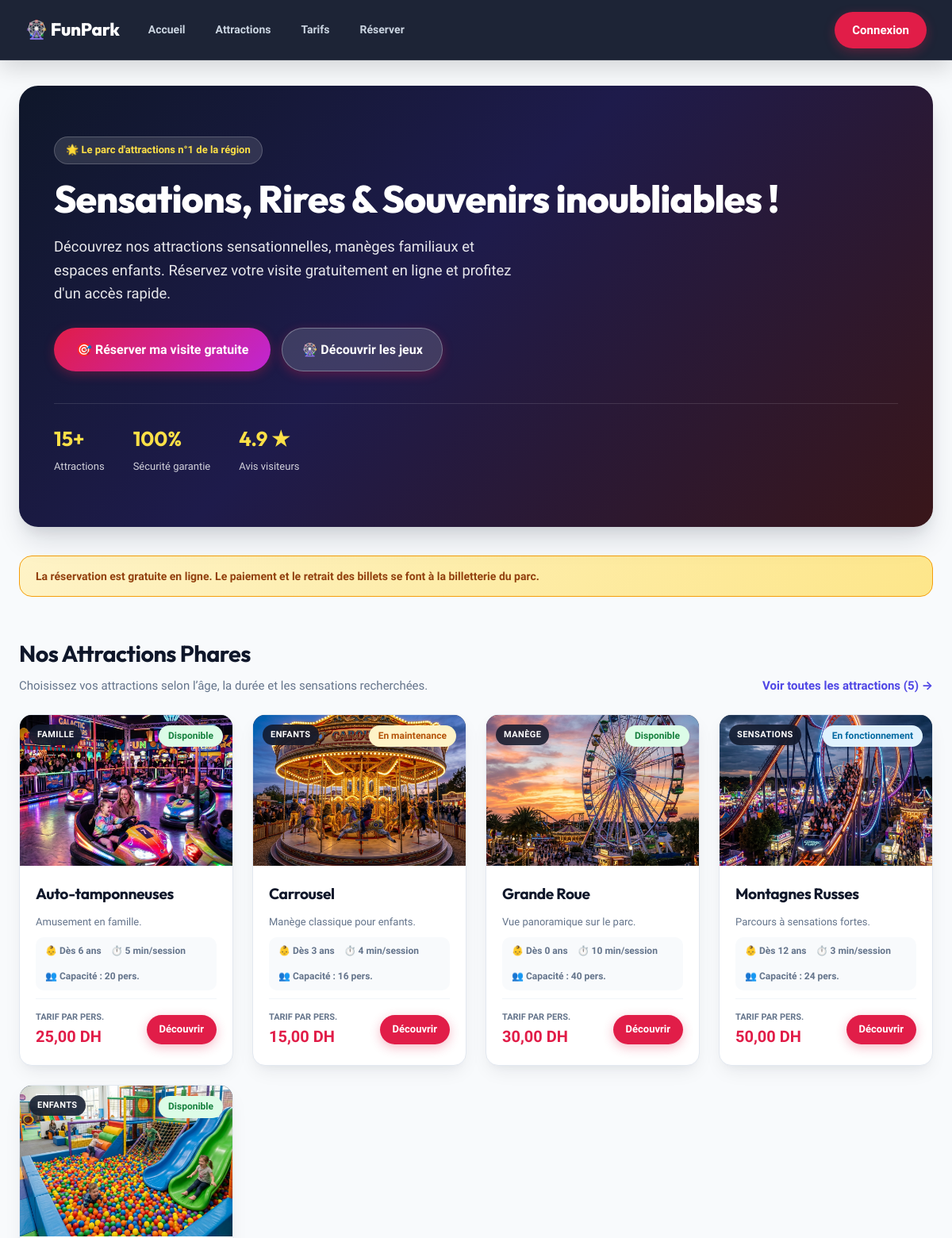
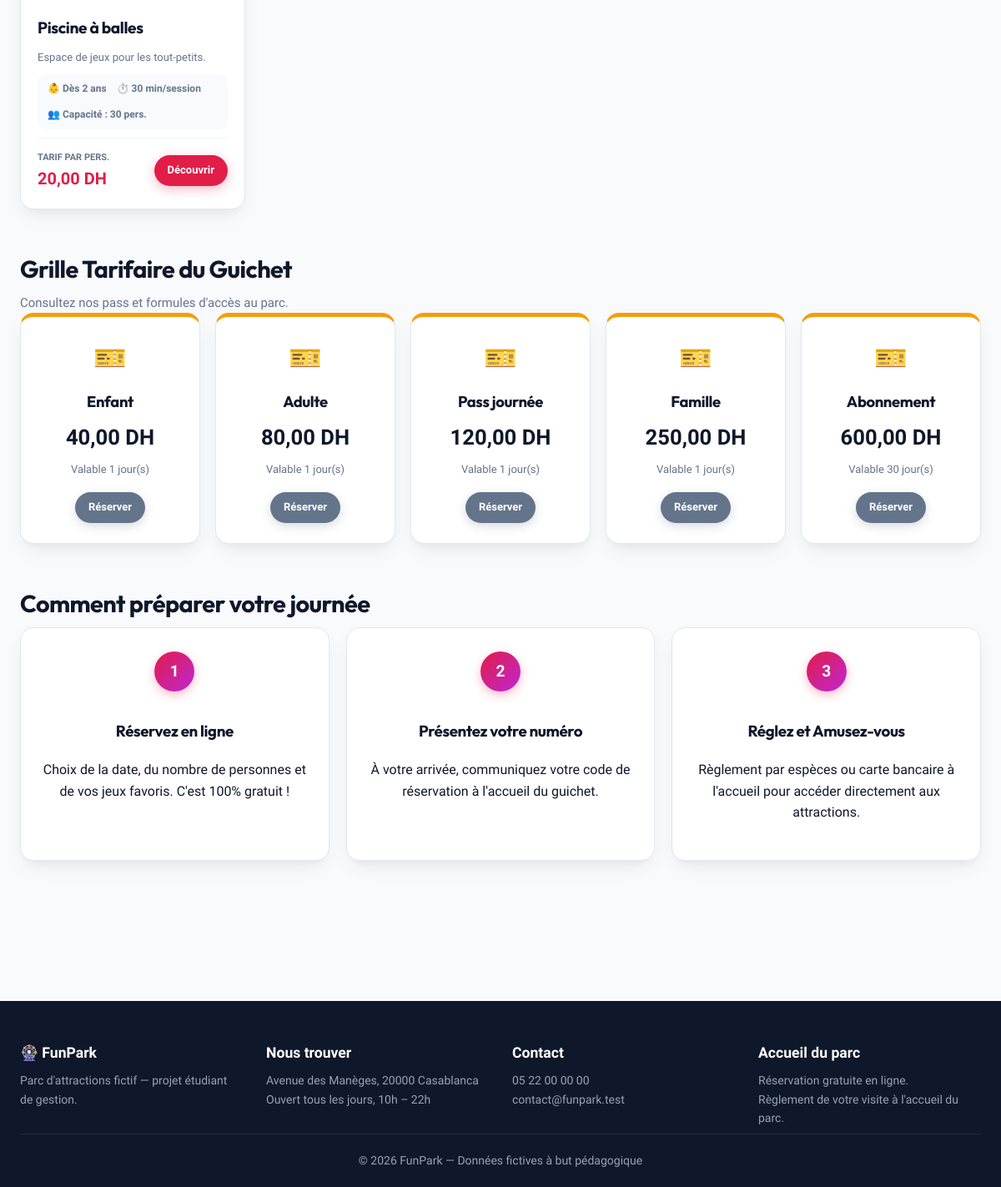
The page / on the database its author committed (2 pictures, top to bottom).
### tables this page shows
CREATE TABLE jeu (
  id_jeu INT AUTO_INCREMENT PRIMARY KEY,
  nom VARCHAR(80) NOT NULL,
  description TEXT,
  categorie VARCHAR(50) NOT NULL,
  age_minimum INT NOT NULL DEFAULT 0,
  capacite INT NOT NULL,
  duree_session INT NOT NULL,
  tarif DECIMAL(8,2) NOT NULL,
  etat ENUM('disponible','en_fonctionnement','en_maintenance','hors_service','ferme_temporairement') NOT NULL DEFAULT 'disponible',
  date_mise_service DATE,
  actif TINYINT(1) NOT NULL DEFAULT 1,
  id_responsable INT NULL,
  FOREIGN KEY (id_responsable) REFERENCES responsable(id_responsable)
);

CREATE TABLE type_billet (
  id_type_billet INT AUTO_INCREMENT PRIMARY KEY,
  nom VARCHAR(50) NOT NULL,
  tarif DECIMAL(8,2) NOT NULL,
  duree_validite INT NOT NULL DEFAULT 1    
);

### controllers/AccueilController.php (called while the page is built)
<?php
class AccueilController {
    private $pdo;
    public function __construct($pdo) { $this->pdo = $pdo; }
    public function actionIndex() {
        vue('accueil/index', [
            'jeux' => (new Jeu($this->pdo))->tous(
                ['q' => '', 'etat' => '', 'categorie' => '', 'id_responsable' => ''],
                '',
                null
            ),
            'types' => (new Billet($this->pdo))->types(),
        ], 'public');
    }
}

### index.php (called while the page is built, shortened)
<?php
require RACINE . '/config/helpers.php';
$action = $_GET['action'] ?? 'index';
try {
    $controleur = new $nomClasse(getPDO());
    $methode = 'action' . ucfirst($action);
    $controleur->$methode();
} catch (PDOException $e) {
    die("Erreur de base de données : " . e($e->getMessage()));
}

### models/Jeu.php (called while the page is built, shortened)
<?php
class Jeu {
    private $pdo;
    public function __construct($pdo) { $this->pdo = $pdo; }
    public function tous($f, $role, $idResponsable) {
        $sql = "SELECT j.*, r.nom AS resp_nom, r.prenom AS resp_prenom
                FROM jeu j LEFT JOIN responsable r ON r.id_responsable = j.id_responsable WHERE 1=1";
        $p = [];
        if ($role === 'responsable')     { $sql .= " AND j.id_responsable = ?"; $p[] = $idResponsable; }
        elseif ($role !== 'admin')       { $sql .= " AND j.actif = 1"; }
        $sql .= " ORDER BY j.nom";
        $req = $this->pdo->prepare($sql);
        $req->execute($p);
        return $req->fetchAll();
    }
}

### models/Billet.php (called while the page is built, shortened)
<?php
class Billet {
    private $pdo;
    public function __construct($pdo) { $this->pdo = $pdo; }
    public function types() {
        return $this->pdo->query("SELECT * FROM type_billet ORDER BY tarif")->fetchAll();
    }
}

### views/accueil/index.php (the view, shortened to what this page needs)
<section class="hero">
    <div class="hero-badge">🌟 Le parc d'attractions n°1 de la région</div>
    <h1>Sensations, Rires & Souvenirs inoubliables !</h1>
    <p>Découvrez nos attractions sensationnelles, manèges familiaux et espaces enfants. Réservez votre visite gratuitement en ligne et profitez d'un accès rapide.</p>
    <div class="hero-actions">
        <a class="btn btn-hero" href="<?= e(url('reservations', 'creer')) ?>">🎯 Réserver ma visite gratuite</a>
        <a class="btn btn-hero-alt" href="#nos-jeux">🎡 Découvrir les jeux</a>
    </div>
    <div class="hero-stats">
        <div class="hero-stat"><strong>15+</strong><span>Attractions</span></div>
        <div class="hero-stat"><strong>100%</strong><span>Sécurité garantie</span></div>
        <div class="hero-stat"><strong>4.9 ★</strong><span>Avis visiteurs</span></div>
    </div>
</section>
<?php bandeauBilletterie(); ?>
<section class="section" id="nos-jeux">
    <div class="section-header">
        <div>
            <h2 class="section-titre">Nos Attractions Phares</h2>
            <p class="section-sous">Choisissez vos attractions selon l’âge, la durée et les sensations recherchées.</p>
        </div>
        <a class="lien-tout" href="<?= e(url('jeux')) ?>">Voir toutes les attractions (<?= count($jeux) ?>) →</a>
    </div>
    <div class="grille-jeux">
        <?php foreach ($jeux as $j): ?>
        <article class="carte-jeu">
            <div class="carte-image-wrapper">
                <img src="<?= e(imageJeu($j)) ?>" alt="<?= e($j['nom']) ?>" class="carte-jeu-img" loading="lazy">
                <span class="badge-categorie"><?= e($j['categorie']) ?></span>
                <div class="badge-etat-overlay"><?= badge($j['etat']) ?></div>
            </div>
            <div class="carte-jeu-corps">
                <h3><a href="<?= e(url('jeux', 'detail', ['id' => $j['id_jeu']])) ?>"><?= e($j['nom']) ?></a></h3>
                <p class="desc-courte"><?= e($j['description']) ?></p>
                <div class="caracteristiques">
                    <span>👶 Dès <?= (int)$j['age_minimum'] ?> ans</span>
                    <span>⏱️ <?= (int)$j['duree_session'] ?> min/session</span>
                    <span>👥 Capacité : <?= (int)$j['capacite'] ?> pers.</span>
                </div>
                <div class="carte-jeu-pied">
                    <div class="prix-bloc">
                        <span class="prix-libelle">Tarif par pers.</span>
                        <strong class="prix"><?= montant($j['tarif']) ?></strong>
                    </div>
                    <a class="btn btn-sm" href="<?= e(url('jeux', 'detail', ['id' => $j['id_jeu']])) ?>">Découvrir</a>
                </div>
            </div>
        </article>
        <?php endforeach; ?>
    </div>
</section>
<section class="section" id="tarifs">
    <h2 class="section-titre">Grille Tarifaire du Guichet</h2>
    <p class="section-sous">Consultez nos pass et formules d'accès au parc.</p>
    <div class="grille-tarifs">
        <?php foreach ($types as $t): ?>
        <article class="carte-tarif">
            <div class="tarif-icon">🎫</div>
            <h3><?= e($t['nom']) ?></h3>
            <strong class="tarif-montant"><?= montant($t['tarif']) ?></strong>
            <span class="tarif-validite">Valable <?= (int)$t['duree_validite'] ?> jour(s)</span>
            <a class="btn btn-sm gris" href="<?= e(url('reservations', 'creer')) ?>">Réserver</a>
        </article>
        <?php endforeach; ?>
    </div>
</section>
<section class="section">
    <h2 class="section-titre">Comment préparer votre journée</h2>
    <div class="etapes">
        <article class="etape">
            <div class="num">1</div>
            <h3>Réservez en ligne</h3>
            <p>Choix de la date, du nombre de personnes et de vos jeux favoris. C'est 100% gratuit !</p>
        </article>
        <article class="etape">
            <div class="num">2</div>
            <h3>Présentez votre numéro</h3>
            <p>À votre arrivée, communiquez votre code de réservation à l'accueil du guichet.</p>
        </article>
        <article class="etape">
            <div class="num">3</div>
            <h3>Réglez et Amusez-vous</h3>
            <p>Règlement par espèces ou carte bancaire à l'accueil pour accéder directement aux attractions.</p>
        </article>
    </div>
</section>

### views/layout/header.php (shortened to what this page needs)
<!DOCTYPE html>
<html lang="fr">
<head>
    <link rel="stylesheet" href="public/css/style.css">
</head>
<body class="mode-<?= e($modeAffichage ?? 'public') ?>">

### views/layout/navbar.php (shortened to what this page needs)
<?php
$role = roleActuel();
$modeAffichage = $modeAffichage ?? (estPersonnel() ? 'admin' : 'public');
?>
<?php if ($modeAffichage === 'admin'): ?>
<aside class="sidebar" id="sidebar">
    <a class="logo" href="<?= e(url('accueil')) ?>">🎡 FunPark</a>
    <nav>
        <?php if ($role === 'admin'): ?>
            <a href="<?= e(url('dashboard')) ?>">📊 Tableau de bord</a>
            <a href="<?= e(url('jeux')) ?>">🎢 Jeux & Attractions</a>
            <a href="<?= e(url('responsables')) ?>">👔 Responsables</a>
            <a href="<?= e(url('clients')) ?>">👥 Clients</a>
            <a href="<?= e(url('billets', 'types')) ?>">🏷️ Tarifs</a>
            <a href="<?= e(url('reservations')) ?>">📅 Réservations</a>
            <a href="<?= e(url('depenses')) ?>">💰 Dépenses</a>
            <a href="<?= e(url('maintenance')) ?>">🛠️ Maintenance</a>
            <a href="<?= e(url('utilisateurs')) ?>">⚙️ Utilisateurs</a>
        <?php elseif ($role === 'responsable'): ?>
            <a href="<?= e(url('jeux')) ?>">🎢 Mes jeux</a>
            <a href="<?= e(url('reservations')) ?>">📅 Réservations</a>
            <a href="<?= e(url('depenses')) ?>">💰 Dépenses</a>
            <a href="<?= e(url('maintenance')) ?>">🛠️ Maintenance</a>
            <a href="<?= e(url('billets', 'types')) ?>">🏷️ Tarifs</a>
        <?php elseif ($role === 'agent'): ?>
            <a href="<?= e(url('jeux')) ?>">🎢 Jeux</a>
            <a href="<?= e(url('billets', 'types')) ?>">🏷️ Tarifs</a>
            <a href="<?= e(url('clients')) ?>">👥 Clients</a>
            <a href="<?= e(url('reservations')) ?>">📅 Réservations</a>
        <?php endif; ?>
    </nav>
    <div class="sidebar-user">
        <strong>👤 <?= e($_SESSION['user']['prenom'] . ' ' . $_SESSION['user']['nom']) ?></strong>
        <span><?= e(libelle($role)) ?></span>
        <a href="<?= e(url('auth', 'logout')) ?>">🚪 Déconnexion</a>
    </div>
</aside>
<div class="admin-enveloppe">
    <header class="admin-topbar">
        <button class="burger" type="button" id="burger" aria-label="Ouvrir le menu">☰</button>
        <span class="admin-topbar-titre"><?= e($titrePage ?? 'Espace interne') ?></span>
    </header>
    <main class="contenu contenu-admin">
<?php else: ?>
<header class="nav-publique">
    <a class="logo" href="<?= e(url('accueil')) ?>">🎡 FunPark</a>
    <nav id="menu">
        <a href="<?= e(url('accueil')) ?>">Accueil</a>
        <a href="<?= e(url('jeux')) ?>">Attractions</a>
        <a href="<?= e(url('billets', 'types')) ?>">Tarifs</a>
        <a href="<?= e(url('reservations', 'creer')) ?>">Réserver</a>
    </nav>
    <div class="nav-compte">
        <?php if (!estConnecte()): ?>
            <a class="btn btn-connexion" href="<?= e(url('auth', 'login')) ?>">Connexion</a>
        <?php else: ?>
            <span class="nav-prenom">👋 <?= e($_SESSION['user']['prenom']) ?></span>
            <a class="lien-deconnexion" href="<?= e(url('auth', 'logout')) ?>">Déconnexion</a>
        <?php endif; ?>
    </div>
</header>
<main class="contenu">
<?php endif; ?>

### config/helpers.php (shortened to what this page needs)
<?php
function libelle($valeur) {
    $textes = [
        'disponible' => 'Disponible', 'en_fonctionnement' => 'En fonctionnement', 'en_maintenance' => 'En maintenance',
        'hors_service' => 'Hors service', 'ferme_temporairement' => 'Fermé temporairement',
        'admin' => 'Administrateur', 'responsable' => 'Responsable de jeu', 'agent' => 'Agent de vente / accueil',
        'client' => 'Client / visiteur',
        'especes' => 'Espèces', 'carte' => 'Carte', 'paye' => 'Payé', 'en_attente' => 'En attente',
        'confirmee' => 'Confirmée', 'payee' => 'Payée', 'utilisee' => 'Utilisée', 'annulee' => 'Annulée',
        'signalee' => 'Signalée', 'planifiee' => 'Planifiée', 'en_cours' => 'En cours', 'terminee' => 'Terminée',
        'jeu' => 'Lié à un jeu', 'general' => 'Frais généraux',
        'individuel' => 'Individuel', 'famille' => 'Famille', 'groupe' => 'Groupe',
        'actif' => 'Actif', 'inactif' => 'Inactif', 'valide' => 'Valide', 'utilise' => 'Utilisé',
        'billet' => 'Billets', 'reservation' => 'Réservation', 'abonnement' => 'Abonnement', 'autre' => 'Autre',
    ];
    return $textes[$valeur] ?? $valeur;
}
function badge($valeur) {
    return '<span class="badge b-' . e($valeur) . '">' . e(libelle($valeur)) . '</span>';
}
function imageJeu($jeu) {
    $nom = mb_strtolower(is_array($jeu) ? ($jeu['nom'] ?? '') : (string)$jeu);
    if (strpos($nom, 'roue') !== false) return 'public/images/grande_roue.png';
    if (strpos($nom, 'montagne') !== false || strpos($nom, 'russe') !== false) return 'public/images/montagnes_russes.png';
    if (strpos($nom, 'tampon') !== false || strpos($nom, 'auto') !== false) return 'public/images/auto_tamponneuses.png';
    if (strpos($nom, 'carrousel') !== false) return 'public/images/carrousel.png';
    if (strpos($nom, 'balle') !== false || strpos($nom, 'piscine') !== false) return 'public/images/piscine_balles.png';
    return 'public/images/grande_roue.png';
}
function e($texte) {
    return htmlspecialchars((string)$texte, ENT_QUOTES, 'UTF-8');
}
function montant($valeur) {
    return number_format((float)$valeur, 2, ',', ' ') . ' DH';
}
function url($page, $action = 'index', $params = []) {
    return 'index.php?' . http_build_query(array_merge(['page' => $page, 'action' => $action], $params));
}
function bandeauBilletterie() {
    echo '<p class="bandeau-info">La réservation est gratuite en ligne. Le paiement et le retrait des billets se font à la billetterie du parc.</p>';
}
function estConnecte() {
    return isset($_SESSION['user']);
}
function roleActuel() {
    return $_SESSION['user']['role'] ?? '';
}
function estPersonnel() {
    return in_array(roleActuel(), ['admin', 'responsable', 'agent'], true);
}
function vue($fichier, $donnees = [], $mode = null) {
    extract($donnees);
    $modeAffichage = $mode ?? (estPersonnel() ? 'admin' : 'public');
    require RACINE . '/views/layout/header.php';
    require RACINE . '/views/layout/navbar.php';
    require RACINE . '/views/' . $fichier . '.php';
    require RACINE . '/views/layout/footer.php';
}

### views/layout/footer.php (shortened to what this page needs)
<?php if (($modeAffichage ?? 'public') === 'admin'): ?>
    </main>
    <footer class="pied pied-admin">FunPark — Espace interne · Projet étudiant PHP / MySQL</footer>
</div>
<?php elseif (($modeAffichage ?? 'public') === 'auth'): ?>
<footer class="pied pied-auth"><a href="<?= e(url('accueil')) ?>">← Retour à l'accueil</a></footer>
<?php else: ?>
</main>
<footer class="pied pied-public">
    <div class="pied-grille">
        <div>
            <strong>🎡 FunPark</strong>
            <p>Parc d'attractions fictif — projet étudiant de gestion.</p>
        </div>
        <div>
            <strong>Nous trouver</strong>
            <p>Avenue des Manèges, 20000 Casablanca<br>Ouvert tous les jours, 10h – 22h</p>
        </div>
        <div>
            <strong>Contact</strong>
            <p>05 22 00 00 00<br>contact@funpark.test</p>
        </div>
        <div>
            <strong>Accueil du parc</strong>
            <p>Réservation gratuite en ligne.<br>Règlement de votre visite à l'accueil du parc.</p>
        </div>
    </div>
    <p class="pied-copie">© <?= date('Y') ?> FunPark — Données fictives à but pédagogique</p>
</footer>
<?php endif; ?>
</body>
</html>

### rows shown on the page
jeu: shows a picture, categorie "FAMILLE", etat "Disponible", nom "Auto-tamponneuses", description "Amusement en famille.", age_minimum "6", duree_session "5", capacite "20", tarif "25,00 DH"
jeu: shows a picture, categorie "ENFANTS", etat "En maintenance", nom "Carrousel", description "Manège classique pour enfants.", age_minimum "3", duree_session "4", capacite "16", tarif "15,00 DH"
jeu: shows a picture, categorie "MANÈGE", etat "Disponible", nom "Grande Roue", description "Vue panoramique sur le parc.", age_minimum "0", duree_session "10", capacite "40", tarif "30,00 DH"
jeu: shows a picture, categorie "SENSATIONS", etat "En fonctionnement", nom "Montagnes Russes", description "Parcours à sensations fortes.", age_minimum "12", duree_session "3", capacite "24", tarif "50,00 DH"
jeu: shows a picture, categorie "ENFANTS", etat "Disponible", nom "Piscine à balles", description "Espace de jeux pour les tout-petits.", age_minimum "2", duree_session "30", capacite "30", tarif "20,00 DH"
type_billet: nom "Enfant", tarif "40,00 DH", duree_validite "1"
type_billet: nom "Adulte", tarif "80,00 DH", duree_validite "1"
type_billet: nom "Pass journée", tarif "120,00 DH", duree_validite "1"
type_billet: nom "Famille", tarif "250,00 DH", duree_validite "1"
type_billet: nom "Abonnement", tarif "600,00 DH", duree_validite "30"

### other values the page prints
count($jeux) "5"
